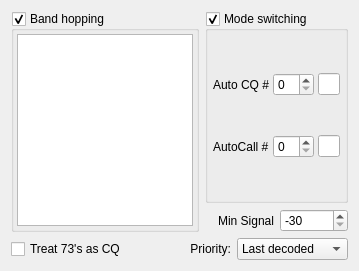
                     <widget class="QWidget" name="widget">
                      <attribute name="title">
                       <string>Others</string>
                      </attribute>
                      <layout class="QGridLayout" name="gridLayout_8" columnstretch="2,1">
                       <item row="0" column="1">
                        <widget class="QGroupBox" name="cb_autoModeSwitch">
                         <property name="sizePolicy">
                          <sizepolicy hsizetype="Preferred" vsizetype="MinimumExpanding">
                           <horstretch>0</horstretch>
                           <verstretch>0</verstretch>
                          </sizepolicy>
                         </property>
                         <property name="title">
                          <string>Mode switching</string>
                         </property>
                         <property name="checkable">
                          <bool>true</bool>
                         </property>
                         <layout class="QGridLayout" name="gridLayout_5">
                          <property name="leftMargin">
                           <number>5</number>
                          </property>
                          <property name="topMargin">
                           <number>5</number>
                          </property>
                          <property name="rightMargin">
                           <number>5</number>
                          </property>
                          <property name="bottomMargin">
                           <number>5</number>
                          </property>
                          <property name="horizontalSpacing">
                           <number>4</number>
                          </property>
                          <property name="verticalSpacing">
                           <number>2</number>
                          </property>
                          <item row="1" column="2">
                           <widget class="QLineEdit" name="le_autoCallLeft">
                            <property name="enabled">
                             <bool>true</bool>
                            </property>
                            <property name="maximumSize">
                             <size>
                              <width>40</width>
                              <height>16777215</height>
                             </size>
                            </property>
                            <property name="readOnly">
                             <bool>true</bool>
                            </property>
                           </widget>
                          </item>
                          <item row="1" column="0">
                           <widget class="QLabel" name="label_22">
                            <property name="text">
                             <string>AutoCall #</string>
                            </property>
                           </widget>
                          </item>
                          <item row="0" column="0">
                           <widget class="QLabel" name="label_21">
                            <property name="text">
                             <string>Auto CQ #</string>
                            </property>
                           </widget>
                          </item>
                          <item row="0" column="2">
                           <widget class="QLineEdit" name="le_autoCQLeft">
                            <property name="enabled">
                             <bool>true</bool>
                            </property>
                            <property name="maximumSize">
                             <size>
                              <width>40</width>
                              <height>16777215</height>
                             </size>
                            </property>
                            <property name="readOnly">
                             <bool>true</bool>
                            </property>
                           </widget>
                          </item>
                          <item row="1" column="1">
                           <widget class="QSpinBox" name="sb_autoCallCount">
                            <property name="enabled">
                             <bool>true</bool>
                            </property>
                           </widget>
                          </item>
                          <item row="0" column="1">
                           <widget class="QSpinBox" name="sb_autoCQCount">
                            <property name="enabled">
                             <bool>true</bool>
                            </property>
                           </widget>
                          </item>
                         </layout>
                        </widget>
                       </item>
                       <item row="1" column="1">
                        <layout class="QHBoxLayout" name="horizontalLayout_5">
                         <property name="spacing">
                          <number>6</number>
                         </property>
                         <item>
                          <widget class="QLabel" name="label_10">
                           <property name="text">
                            <string>Min Signal</string>
                           </property>
                           <property name="alignment">
                            <set>Qt::AlignRight|Qt::AlignTrailing|Qt::AlignVCenter</set>
                           </property>
                          </widget>
                         </item>
                         <item>
                          <widget class="QSpinBox" name="sbMindB">
                           <property name="toolTip">
                            <string>&lt;html&gt;&lt;head/&gt;&lt;body&gt;&lt;p&gt;Show only stations with signal stronger than...&lt;/p&gt;&lt;/body&gt;&lt;/html&gt;</string>
                           </property>
                           <property name="minimum">
                            <number>-30</number>
                           </property>
                           <property name="maximum">
                            <number>30</number>
                           </property>
                           <property name="value">
                            <number>-30</number>
                           </property>
                          </widget>
                         </item>
                        </layout>
                       </item>
                       <item row="2" column="0" colspan="2">
                        <layout class="QHBoxLayout" name="horizontalLayout_17">
                         <item>
                          <widget class="QCheckBox" name="cbCQonlyIncl73">
                           <property name="toolTip">
                            <string>&lt;html&gt;&lt;head/&gt;&lt;body&gt;&lt;p&gt;When &amp;quot;CQ Only&amp;quot; selected, include stations calling 73/RR73.&lt;/p&gt;&lt;/body&gt;&lt;/html&gt;</string>
                           </property>
                           <property name="text">
                            <string>Treat 73's as CQ</string>
                           </property>
                          </widget>
                         </item>
                         <item>
                          <spacer name="horizontalSpacer_8">
                           <property name="orientation">
                            <enum>Qt::Horizontal</enum>
                           </property>
                           <property name="sizeType">
                            <enum>QSizePolicy::MinimumExpanding</enum>
                           </property>
                           <property name="sizeHint" stdset="0">
                            <size>
                             <width>40</width>
                             <height>20</height>
                            </size>
                           </property>
                          </spacer>
                         </item>
                         <item>
                          <widget class="QLabel" name="label_23">
                           <property name="text">
                            <string>Priority:</string>
                           </property>
                           <property name="alignment">
                            <set>Qt::AlignRight|Qt::AlignTrailing|Qt::AlignVCenter</set>
                           </property>
                          </widget>
                         </item>
                         <item>
                          <widget class="QComboBox" name="cb_autoCallPriority">
                           <property name="sizePolicy">
                            <sizepolicy hsizetype="Fixed" vsizetype="Fixed">
                             <horstretch>0</horstretch>
                             <verstretch>0</verstretch>
                            </sizepolicy>
                           </property>
                           <property name="toolTip">
                            <string>&lt;html&gt;&lt;head/&gt;&lt;body&gt;&lt;p&gt;Priority of automatic station selection:&lt;/p&gt;&lt;p&gt;&lt;span style=&quot; font-weight:600;&quot;&gt;- Last decoded: &lt;/span&gt;call last decoded station&lt;/p&gt;&lt;p&gt;&lt;span style=&quot; font-weight:600;&quot;&gt;- Distance: &lt;/span&gt;call the station with the longest distance&lt;/p&gt;&lt;p&gt;&lt;span style=&quot; font-weight:600;&quot;&gt;- Signal strength: &lt;/span&gt;call the station with the strongest signal&lt;/p&gt;&lt;/body&gt;&lt;/html&gt;</string>
                           </property>
                           <item>
                            <property name="text">
                             <string>Last decoded</string>
                            </property>
                           </item>
                           <item>
                            <property name="text">
                             <string>Signal strength</string>
                            </property>
                           </item>
                           <item>
                            <property name="text">
                             <string>Distance</string>
                            </property>
                           </item>
                          </widget>
                         </item>
                        </layout>
                       </item>
                       <item row="0" column="0" rowspan="2">
                        <widget class="QGroupBox" name="cb_bandHopper">
                         <property name="title">
                          <string>Band hopping</string>
                         </property>
                         <property name="checkable">
                          <bool>true</bool>
                         </property>
                         <layout class="QVBoxLayout" name="verticalLayout">
                          <property name="leftMargin">
                           <number>3</number>
                          </property>
                          <property name="topMargin">
                           <number>3</number>
                          </property>
                          <property name="rightMargin">
                           <number>3</number>
                          </property>
                          <property name="bottomMargin">
                           <number>3</number>
                          </property>
                          <item>
                           <widget class="QPlainTextEdit" name="pte_bandHopper">
                            <property name="enabled">
                             <bool>true</bool>
                            </property>
                            <property name="sizePolicy">
                             <sizepolicy hsizetype="Ignored" vsizetype="Expanding">
                              <horstretch>0</horstretch>
                              <verstretch>0</verstretch>
                             </sizepolicy>
                            </property>
                            <property name="toolTip">
                             <string>&lt;html&gt;&lt;head/&gt;&lt;body&gt;&lt;p&gt;This feature allows you to set up automatic band changes.&lt;/p&gt;&lt;p&gt;&lt;br/&gt;&lt;/p&gt;&lt;p&gt;&lt;span style=&quot; font-weight:600;&quot;&gt;Syntax:&lt;/span&gt;&lt;/p&gt;&lt;p&gt;&amp;lt;hour zulu (UTC)&amp;gt;:&amp;lt;band1&amp;gt;,&amp;lt;band2&amp;gt;,&amp;lt;bandX&amp;gt;&lt;/p&gt;&lt;p&gt;&lt;br/&gt;&lt;/p&gt;&lt;p&gt;&lt;span style=&quot; font-weight:600;&quot;&gt;Example:&lt;/span&gt;&lt;/p&gt;&lt;p&gt;14:20m,40m&lt;/p&gt;&lt;p&gt;22:80m:40m&lt;/p&gt;&lt;p&gt;&lt;br/&gt;&lt;/p&gt;&lt;p&gt;In the above example, Z will switch between 20m and 40m between 14 and 22, then betwee 22 and 14 it will switch between 80m and 40m.&lt;/p&gt;&lt;/body&gt;&lt;/html&gt;</string>
                            </property>
                           </widget>
                          </item>
                         </layout>
                        </widget>
                       </item>
                      </layout>
                     </widget>
